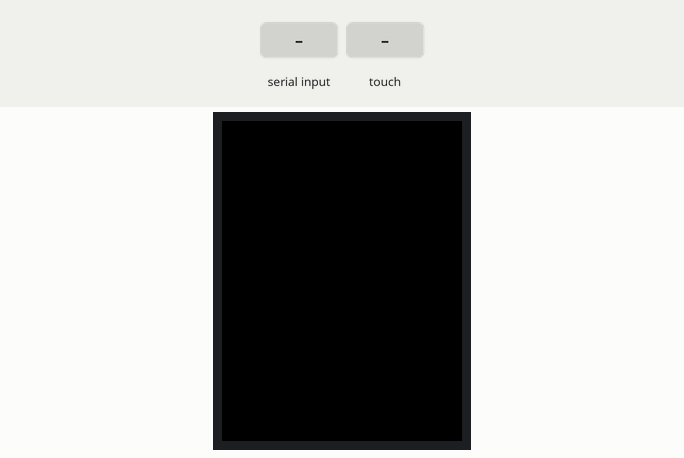
Simulated run of this sketch. Board: Arduino Uno, built with avr-gcc and run on an emulated ATmega328P. On the bench: 320×240 colour display. The inputs (shaded band) are chosen by the test bench. What the sketch prints to the serial monitor is not drawn.

Above: at 1.4 s.
1.5 s: "1," received over Serial
At 2.5 s:
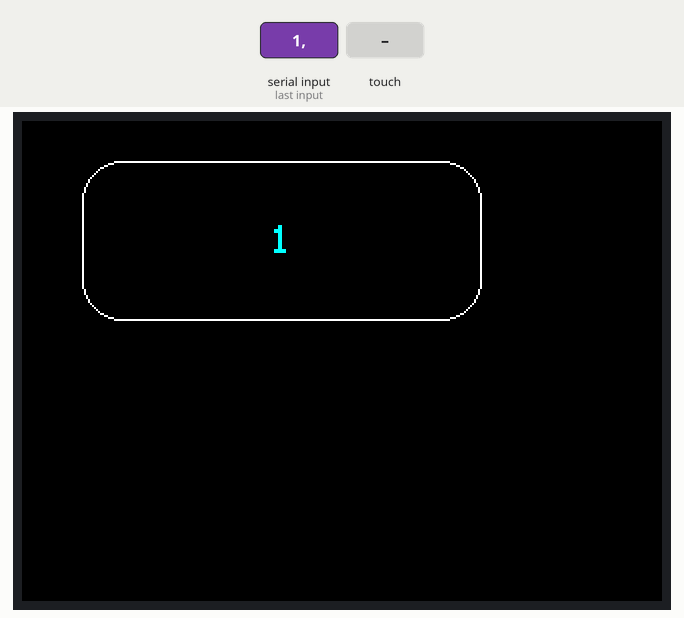
3.0 s: touch panel pressed at 38 % / 70 % of its raw x / y range
At 3.09 s:
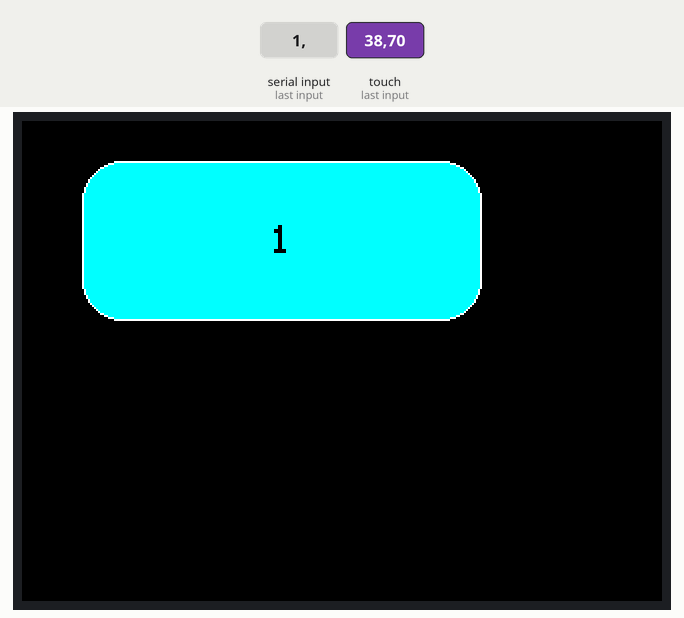
Timing chart, 0 to 6.0 s (numbered marks = the images above; inputs shaded):
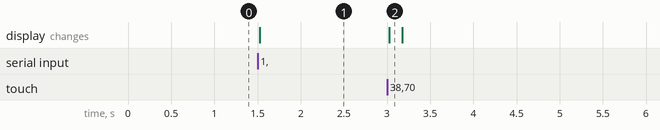

The sketch:

App_launcher.ino
```cpp
/* an alternative approach.   swap the #if 1 / 0 values to try it

*/
#include <Adafruit_GFX.h>
#include <TouchScreen.h>
#include <MCUFRIEND_kbv.h>
MCUFRIEND_kbv tft;

#define MINPRESSURE 10
#define MAXPRESSURE 1000

#define YP A2
#define XM A3
#define YM 8
#define XP 9

#define TS_MINX 130
#define TS_MAXX 905

#define TS_MINY 75
#define TS_MAXY 930

#define BLACK   0x0000
#define BLUE    0x001F
#define RED     0xF800
#define GREEN   0x07E0
#define CYAN    0x07FF
#define MAGENTA 0xF81F
#define YELLOW  0xFFE0
#define WHITE   0xFFFF

#define MAX_BUTTONS 6
#define MAX_BTN_CHR 10

TouchScreen ts = TouchScreen(XP, YP, XM, YM, 300);

Adafruit_GFX_Button buttons[MAX_BUTTONS];
char btnCharacter[MAX_BTN_CHR] = {'\0'};

int pixel_x;
int pixel_y;

int TFT_MAX_W = 0;
int TFT_MAX_H = 0;

bool initialized = false;

int adjust_x(int x)
{
    return constrain(map(x, TS_MAXX, TS_MINX, 0, TFT_MAX_W), 0, TFT_MAX_W);
}

int adjust_y(int y)
{
    return constrain(map(y, TS_MAXY, TS_MINY, 0, TFT_MAX_H), 0, TFT_MAX_H);
}

bool Touch_getXY(void)
{
    TSPoint p = ts.getPoint();

    pinMode(YP, OUTPUT);
    pinMode(XM, OUTPUT);
    digitalWrite(YP, HIGH);
    digitalWrite(XM, HIGH);

    bool pressed = (p.z > MINPRESSURE && p.z < MAXPRESSURE);

    if (pressed)
    {
        pixel_x = adjust_x(p.x);
        pixel_y = adjust_y(p.y);
    }

    return pressed;
}

void setup(void)
{
    Serial.begin(9600);

    uint16_t ID = tft.readID();

    // Serial.println("TFT ID = 0x" + String(ID, HEX));
    // Serial.println("Calibrate for your Touch Panel");

    // write-only shield
    if (ID == 0xD3D3)
        ID =  0x9486;

    tft.begin(ID);
    tft.setRotation(3);            //LANDSCAPE
    tft.fillScreen(BLACK);

    TFT_MAX_W = tft.width()  - 1;
    TFT_MAX_H = tft.height() - 1;
}

void loop(void)
{
    if (!initialized)
    {
        if(Serial.available())
        {
            int i = 0;
            String ret = Serial.readStringUntil(',');

            while(ret.length() > 0)
            {
                Serial.println("0000");

                memset(btnCharacter, '\0', MAX_BTN_CHR);
                ret.toCharArray(btnCharacter, ret.length()+1);
                buttons[i].initButton(&tft, 130 + (220 * (i / 3)), 60 + (100 * (i % 3)), 200, 80, WHITE, BLACK, CYAN, btnCharacter, 2);
                buttons[i].drawButton(false);
                i++;

                delay(100);
                ret = Serial.readStringUntil(',');
            }
            initialized = true;
        }
    } else
    {
        bool down = Touch_getXY();

        for(int i = 0; i < MAX_BUTTONS; i++)
        {
            buttons[i].press(down && buttons[i].contains(pixel_x, pixel_y));

            if (buttons[i].justReleased())
            {
                buttons[i].drawButton(false);
            }
            if (buttons[i].justPressed())
            {
                buttons[i].drawButton(true);
                Serial.println("0002" + String(i));
            }
        }
    }
    delay(1);
}
```

Measured:
- after the input at 1.5 s, the display: changes at once (image 1)
- after the input at 3.0 s, the display: changes at once (image 2)
